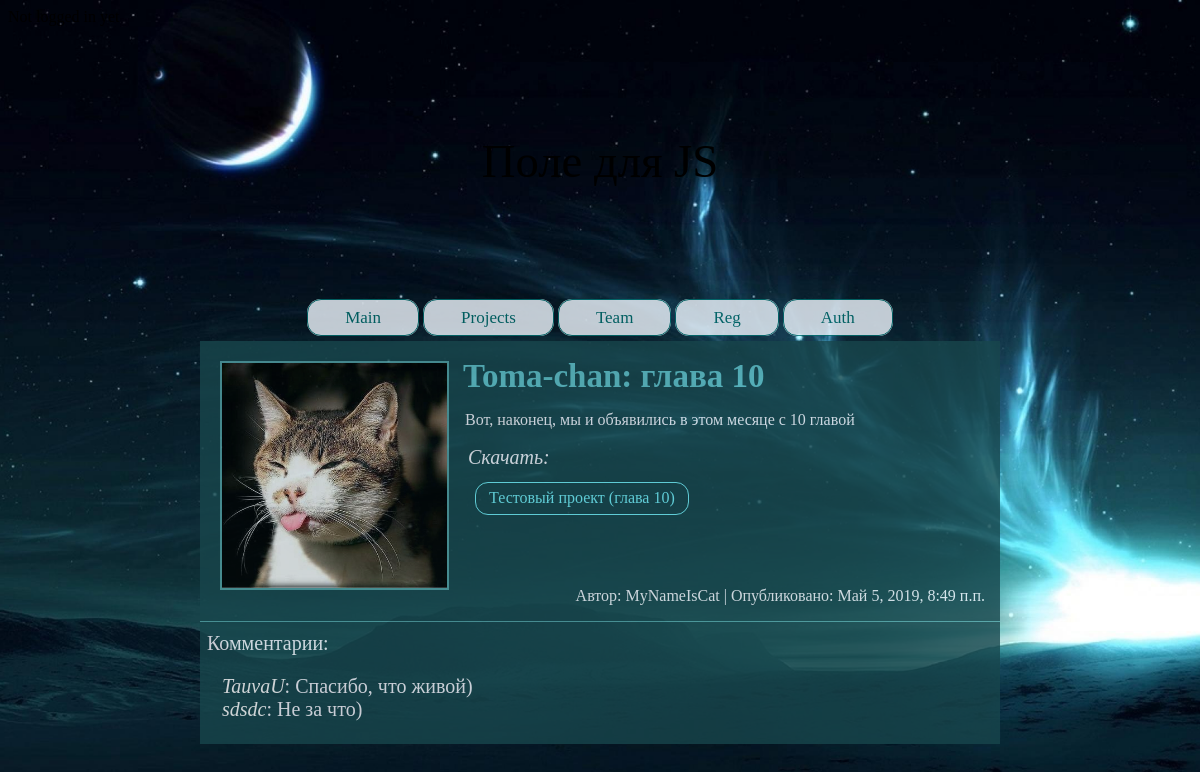
The app's page /news/11/ with its own data.
### mainpage/models.py (models this page shows, shortened)
class News(Model):
    user = ForeignKey(User, verbose_name='User', on_delete=CASCADE)
    headline = CharField('Headline', max_length=150)
    text = TextField('Text', max_length=600)
    pub_date = DateTimeField('Date published', auto_now_add=True)
    zip_file = ManyToManyField(File)
    image = ImageField('Image name', upload_to='images')

class File(Model):
    project_name = ForeignKey(Project, verbose_name='Project name',
                              on_delete=CASCADE, null=True)
    name = CharField('File name', max_length=200)
    path = FileField(max_length=200, upload_to='zip_files')

class Comment(Model):
    news_id = PositiveIntegerField(null=True)
    user = ForeignKey(User, on_delete=CASCADE)
    pub_date = DateTimeField('Date published', auto_now_add=True)
    text = TextField(max_length=300)
    like = IntegerField(default=0)
    to_show = BooleanField(default=True)

### users/models.py (models this page shows, shortened)
class Profile(Model):
    user = OneToOneField(User, on_delete=CASCADE, primary_key=True)
    name = CharField(max_length=50)
    to_show = BooleanField(default=False)
    staff_position = CharField(max_length=100, default="")
    image = ImageField('Avatar', upload_to='user_images', null=True)

### mainpage/views.py (the view, shortened to what this page needs)
# urls.py: path('news/<int:news_id>/', NewsInfo.as_view(), name='news_info')
class NewsInfo(View):
    @staticmethod
    def get(request, news_id):
        news = get_object_or_404(News, id=news_id)
        comments = Comment.objects.filter(news_id=news_id)
        context = {"news": news, "comments": comments}
        return render(request, "mainpage/news_info.html", context)

### mainpage/templates/mainpage/news_info.html (shortened to what this page needs)
{% extends "base.html" %}
{% block content %}
    <div class="news_info">
        <a href="news/{{ news.id }}" class="headline_info">
            {{ news.headline }}
        </a>
        <div class="main_image">
            <img src="{{ news.image.url }}" alt="image" class="image" width="225" height="225">
        </div>
        <div class="element_right">
            <div class="main_text_info">{{ news.text }}</div>
        </div>
        <div class="news_chapters">
            <div class="text_name_download">Скачать:</div>
            <ul class="chapters_in_projects">
                {% for zip_file in news.zip_file.all %}
                    <li><a href="/media/{{ zip_file.path }}" class="description">{{ zip_file.name }}</a></li>
                {% endfor %}
            </ul>
        </div>
        <div class="time_and_author_info">
            <p>Автор: {{ news.user.profile.name }} | Опубликовано: {{ news.pub_date }}</p>
        </div>
    </div>
    <hr>
    <div class="text"> Комментарии:
        <div class="comments_to_show">
            {% for comment in comments %}
               <div class="user_name">{{ comment.user }}</div>: {{ comment.text }}<br>
            {% endfor %}
        </div>
        <br>
    </div>
{% endblock content %}

### static/base.css (style rules this page uses)
body { background: url(/static/main.jpg) no-repeat center center fixed; background-size: cover; }
hr { border: none; background-color: #54a3a7; color: #54a3a7; height: 1px; }
.main_image { height: 210px; width: 230px; margin-left: 20px; float: left; }
.image { border: solid 2px #54a3a7; }
.element_right { float: left; }
a.description { background: #18474d; border-radius: 13px; font-family: Trebuchet MS; color: #75f4fe; padding: 6px 13px 8px 13px; border: solid #75f4fe 1px; text-decoration: none; }
ul.chapters_in_projects { width: auto; height: auto; margin-top: 20px; margin-bottom: 20px; }
ul { padding-inline-start: 0px; }
ul.chapters_in_projects li { list-style-type: none; margin-bottom: 20px; }
.news_info { color: #F8F8FF; padding-top: 20px; position: relative; }
.news_chapters { margin-left: 275px; margin-top: 85px; padding-bottom: 10px; }
.user_name { font-style: italic; font-family: Trebuchet MS; color: #ffffff; display: inline; margin-bottom: 5px; }
.text_name_download { margin-right: 125px; margin-left: -7px; margin-top: 10px; font-size: 15pt; color: #F8F8FF; font-family: Trebuchet MS; font-style: italic; }
.comments_to_show { font-family: Trebuchet MS; margin-top: 20px; margin-left: 15px; background: #18474d; color: #F8F8FF; }
.time_and_author_info { text-align: right; margin-top: 50px; margin-right: 15px; }
.headline_info { font-family: Trebuchet MS; font-size: 33px; text-decoration: none; color: #63c7cf; font-weight: bold; position: absolute; top: 17px; left: 263px; }
.main_text_info { margin-right: 20px; margin-left: 15px; margin-top: 50px; width: 500px; height: auto; font-family: Trebuchet MS; }
.text { margin-right: 125px; margin-left: 7px; margin-top: 10px; font-size: 15pt; color: #F8F8FF; font-family: Trebuchet MS; }

### records on screen
News: headline "Toma-chan: глава 10", image (picture), text "Вот, наконец, мы и объявились в этом месяце c 10 главой", user.profile.name "MyNameIsCat", pub_date "Май 5, 2019, 8:49 п.п."
File: name "Тестовый проект (глава 10)"
Comment: user "TauvaU", text "Спасибо, что живой)"
Comment: user "sdsdc", text "Не за что)"
